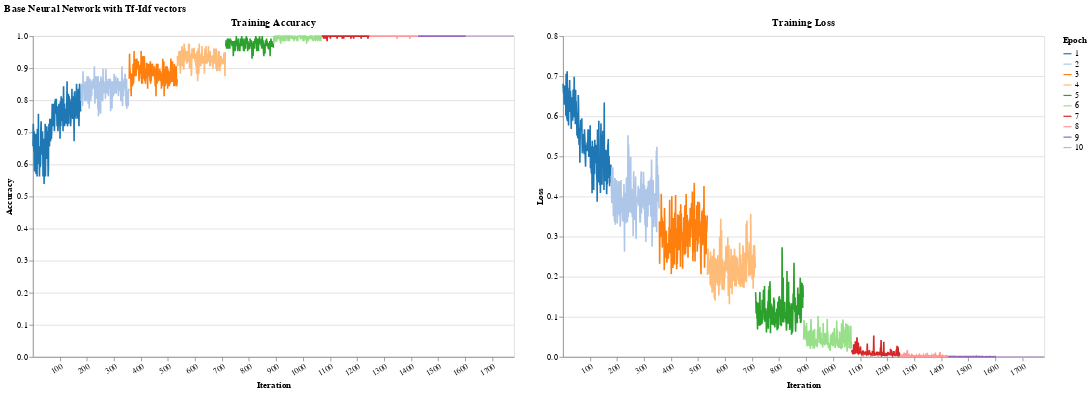

Notebook cell for this chart:
### Code cell
USE_CACHE = False
models_dir = Path("models")

model_nn = NeuralNetwork(
    input_size=len(char_tfidf.vocabulary_),
    hidden_size=128,
    device='cpu'
)

if (models_dir / 'model_nn.pt').exists() and USE_CACHE:
    model_nn = load_model(model_nn, models_dir, 'model_nn')
else:
    model_nn.fit(dataloader, train_config, disable_progress_bar=False)
    save_model(model_nn, models_dir, "model_nn")


with torch.no_grad():
    # X_test = torch.stack([dta[0] for dta in test])
    X_test = torch.stack([test[0] for test in test_data_nn]).to(model_nn.device)
    y_test = torch.stack([test[1] for test in test_data_nn]).to(model_nn.device)
    y_pred = model_nn.predict(X_test)


print(precision_recall_fscore_support(y_test, y_pred, average='binary'))
print("AUC", roc_auc_score(y_test, y_pred))

# Plot training accuracy and loss side-by-side
plot_results(model_nn, train_config, dataloader)

### Figure 1 — Vega-Lite specification as saved in the notebook (floating-point values rounded to 4 significant figures; data arrays with more than 128 entries replaced by an {"elided": "..."} marker saying what was removed)
{"config": {"view": {"continuousWidth": 300, "continuousHeight": 300}}, "hconcat": [{"mark": {"type": "line"}, "encoding": {"color": {"field": "epoch", "scale": {"scheme": "category20"}, "title": "Epoch", "type": "nominal"}, "x": {"axis": {"labelAngle": -30, "title": "Iteration", "values": [0, 100, 200, 300, 400, 500, 600, 700, 800, 900, 1000, 1100, 1200, 1300, 1400, 1500, 1600, 1700]}, "field": "iteration", "type": "nominal"}, "y": {"axis": {"title": "Accuracy"}, "field": "training_acc", "type": "quantitative"}}, "height": 400, "title": "Training Accuracy", "width": 600}, {"mark": {"type": "line"}, "encoding": {"color": {"field": "epoch", "scale": {"scheme": "category20"}, "title": "Epoch", "type": "nominal"}, "x": {"axis": {"labelAngle": -30, "title": "Iteration", "values": [0, 100, 200, 300, 400, 500, 600, 700, 800, 900, 1000, 1100, 1200, 1300, 1400, 1500, 1600, 1700]}, "field": "iteration", "type": "nominal"}, "y": {"axis": {"title": "Loss"}, "field": "training_loss", "type": "quantitative"}}, "height": 400, "title": "Training Loss", "width": 600}], "data": {"name": "data-63a1a29fddce2f3e4eda0edc91def8ce"}, "title": "Base Neural Network with Tf-Idf vectors", "$schema": "https://vega.github.io/schema/vega-lite/v5.17.0.json", "datasets": {"data-63a1a29fddce2f3e4eda0edc91def8ce": {"elided": "1780 records"}}}
